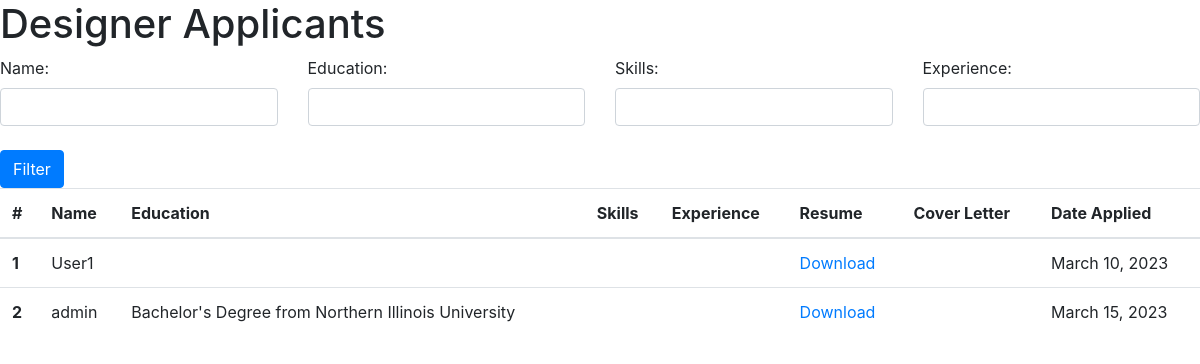
Screenshot of /market/jobs/6/applicants/ with the database file from the repository.
### Jobs/models.py (models this page shows, shortened)
class JobListing(models.Model):
    Poster = models.ForeignKey(User, on_delete=models.CASCADE)
    Company = models.ForeignKey(Company, on_delete=models.CASCADE)
    Job_Title = models.CharField(max_length=50)
    Job_Description = models.TextField(max_length=5000, null=True, blank=True)
    Job_Requirements = models.TextField(max_length=5000, null=True, blank=True)
    salary_min = models.DecimalField(max_digits=10, decimal_places=2, null=True, blank=True)
    salary_max = models.DecimalField(max_digits=10, decimal_places=2, null=True, blank=True)
    Category = models.CharField(choices=Job_Categories, max_length=50)
    Job_Status = models.CharField(choices=Job_Status_Choices, max_length=10)
    Location = models.CharField(choices=Locations, max_length=50)
    Date_Posted = models.DateTimeField(auto_now_add=True)
    MinimumExperience = models.IntegerField(null=True, blank=True)
    ApplicationURL = models.URLField(default='https://www.mycompany.com/applyhere')
    NumberRecruiting = models.IntegerField(null=True, blank=True)
    Experience_Level = models.CharField(choices=EXPERIENCE_LEVEL_CHOICES,
                                        max_length=20, null=True, blank=True)

class JobApplication(models.Model):
    applicant = models.ForeignKey(User, on_delete=models.CASCADE)
    job_listing = models.ForeignKey(JobListing, on_delete=models.CASCADE)
    date_applied = models.DateTimeField(auto_now_add=True)
    notes = models.TextField(max_length=500, null=True, blank=True)
    class Meta:
        unique_together = ('applicant', 'job_listing')

### Users/models.py (models this page shows, shortened)
class CustomUser(AbstractUser):
    Bio = models.CharField(max_length=240, default='')
    Salary = models.IntegerField(default=0)
    Company = models.ForeignKey('Company.Company', on_delete=models.CASCADE,
                                   null=True, blank=True)
    Country = models.ForeignKey(Country, on_delete=models.CASCADE, null=True)
    Region = models.ForeignKey(Region, on_delete=models.CASCADE, null=True)
    ProfilePic = models.ImageField(upload_to=upload_to, null=True, blank=True)
    Skill = models.ManyToManyField(Skill, through="User_Skill")
    Company_Verified_Email = models.BooleanField(default=False)
    badges = models.JSONField(default=dict)

class Education(models.Model):
    DEGREE_TYPE_CHOICES = (
        ('None', 'None'),
        ('High School', 'High School'),
        ('Associate\'s Degree', 'Associate\'s Degree'),
        ('Bachelor\'s Degree', 'Bachelor\'s Degree'),
        ('Master\'s Degree', 'Master\'s Degree'),
        ('Doctorate', 'Doctorate'),
        ('Other', 'Other'),
    )
    user = models.ForeignKey(User, on_delete=models.CASCADE, related_name='education')
    degree_type = models.CharField(max_length=18, choices=DEGREE_TYPE_CHOICES, default='none')
    major = models.CharField(max_length=100, blank=True)
    start_date = models.DateField()
    end_date = models.DateField(blank=True, null=True)
    gpa = models.DecimalField(max_digits=3, decimal_places=2, blank=True, null=True)
    description = models.TextField(blank=True, help_text="Describe your thoughts")
    location = models.CharField(max_length=255)
    activities_awards_and_societies = models.TextField(blank=True)
    institution = models.ForeignKey('Company.University', on_delete=models.CASCADE,
                                    default=None, blank=True, null=True)
    def __str__(self):
        return f"{self.degree_type} from {self.institution}"

### Company/models.py (models this page shows)
class University(models.Model):
    Name = models.CharField(max_length=256)
    About = models.TextField(max_length=10000, default='', blank=True, null=True)
    Employees = models.ManyToManyField('Users.CustomUser', blank=True)
    Students = models.IntegerField(null=True, blank=True)
    LastEditedBy = models.ForeignKey('Users.CustomUser', null=True, blank=True, on_delete=models.SET_NULL,
                                     related_name='edited_universities')
    Website = models.URLField(blank=True)
    Email_Domain = models.CharField(blank=True, max_length=50)
    def __str__(self):
        return f'{self.Name}'

### Jobs/views.py (the view)
# urls.py: path('jobs/<int:job_id>/applicants/', job_applicants, name='job_applicants'),
def job_applicants(request, job_id):
    job_listing = get_object_or_404(JobListing, id=job_id)
    job_applications = JobApplication.objects.filter(job_listing=job_listing)
    context = {
        'job_listing': job_listing,
        'job_applications': job_applications
    }
    return render(request, 'view_job_applicants.html', context)

### templates/view_job_applicants.html (shortened to what this page needs)
{% extends 'base.html' %}
{% block content %}
  <h1>{{ job_listing.Job_Title }} Applicants</h1>
  <form method="get" id="filter-form">
    <div class="row">
      <div class="col-md-3">
        <label for="name-filter">Name:</label>
        <input type="text" name="name" id="name-filter" class="form-control" value="{{ request.GET.name }}">
      </div>
      <div class="col-md-3">
        <label for="education-filter">Education:</label>
        <input type="text" name="education" id="education-filter" class="form-control" value="{{ request.GET.education }}">
      </div>
      <div class="col-md-3">
        <label for="skills-filter">Skills:</label>
        <input type="text" name="skills" id="skills-filter" class="form-control" value="{{ request.GET.skills }}">
      </div>
      <div class="col-md-3">
        <label for="experience-filter">Experience:</label>
        <input type="text" name="experience" id="experience-filter" class="form-control" value="{{ request.GET.experience }}">
      </div>
    </div>
    <br>
    <button type="submit" class="btn btn-primary">Filter</button>
  </form>
  <table class="table">
    <thead>
      <tr>
        <th scope="col">#</th>
        <th scope="col">Name</th>
        <th scope="col">Education</th>
        <th scope="col">Skills</th>
        <th scope="col">Experience</th>
        <th scope="col">Resume</th>
        <th scope="col">Cover Letter</th>
        <th scope="col">Date Applied</th>
      </tr>
    </thead>
    <tbody>
      {% for application in job_applications %}
        <tr>
          <th scope="row">{{ forloop.counter }}</th>
          <td>{{ application.applicant.username }}</td>
          <td>{{ application.applicant.education.all|join:", " }}</td>
          <td>{{ application.skills.all|join:", " }}</td>
          <td>{{ application.applicant.experience.all|join:", " }}</td>
          <td><a href="{{ application.resume.url }}" download>Download</a></td>
          <td>{{ application.cover_letter }}</td>
          <td>{{ application.date_applied|date:"F d, Y" }}</td>
        </tr>
      {% empty %}
        <tr>
          <td colspan="8">No applications yet</td>
        </tr>
      {% endfor %}
    </tbody>
  </table>
{% endblock %}

### rows the page displays
JobListing: Job_Title "Designer"
JobApplication: applicant.username "User1", date_applied "March 10, 2023"
JobApplication: applicant.username "admin", applicant.education.all "Bachelor's Degree from Northern Illinois University", date_applied "March 15, 2023"
